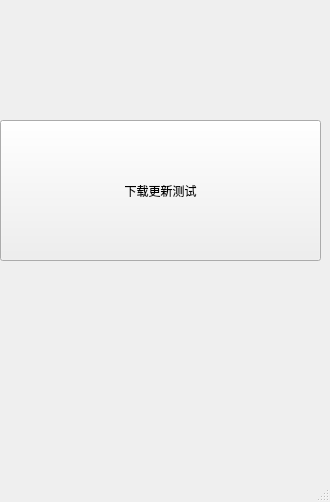
<?xml version="1.0" encoding="UTF-8"?>
<ui version="4.0">
 <class>MainInterface</class>
 <widget class="QMainWindow" name="MainInterface">
  <property name="geometry">
   <rect>
    <x>0</x>
    <y>0</y>
    <width>330</width>
    <height>502</height>
   </rect>
  </property>
  <property name="windowTitle">
   <string>MainInterface</string>
  </property>
  <widget class="QWidget" name="centralwidget">
   <widget class="QPushButton" name="updatePushButton">
    <property name="geometry">
     <rect>
      <x>0</x>
      <y>120</y>
      <width>321</width>
      <height>141</height>
     </rect>
    </property>
    <property name="text">
     <string>下载更新测试</string>
    </property>
   </widget>
  </widget>
  <widget class="QMenuBar" name="menubar">
   <property name="geometry">
    <rect>
     <x>0</x>
     <y>0</y>
     <width>330</width>
     <height>21</height>
    </rect>
   </property>
  </widget>
  <widget class="QStatusBar" name="statusbar"/>
 </widget>
 <resources/>
 <connections/>
</ui>
